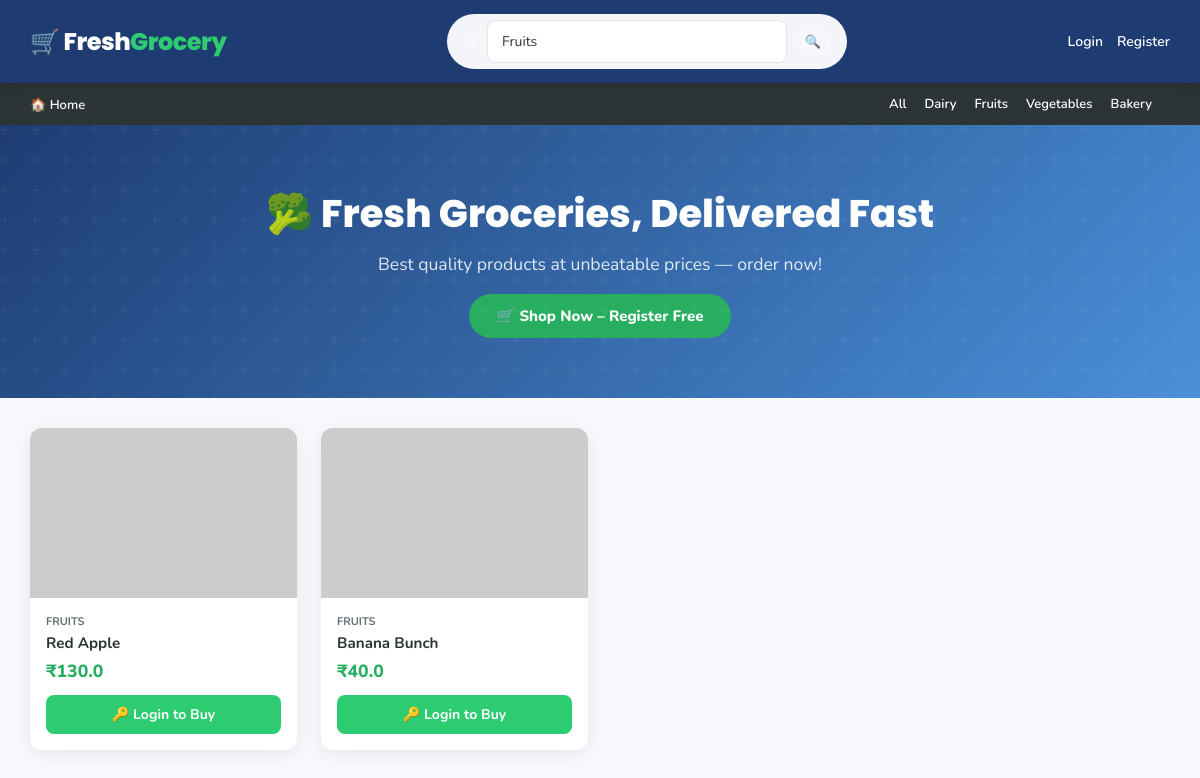
Screenshot of /search?q=Fruits with the database file from the repository.
### app.py (models this page shows)
class Product(db.Model):
    __tablename__ = 'products'
    id       = db.Column(db.Integer, primary_key=True)
    name     = db.Column(db.String(100))
    price    = db.Column(db.Float)
    category = db.Column(db.String(50))
    image    = db.Column(db.String(255))
    stock    = db.Column(db.Integer, default=100)

### app.py (the view)
@app.route('/search')
def search():
    q = request.args.get('q', '').strip()
    if q:
        products = Product.query.filter(
            db.or_(
                Product.name.ilike(f'%{q}%'),
                Product.category.ilike(f'%{q}%')
            )
        ).all()
    else:
        products = Product.query.all()
    has_order = False
    if session.get('user_id'):
        has_order = bool(Order.query.filter_by(user_id=session['user_id']).first())
    return render_template('home.html', products=products, has_order=has_order, search_query=q)

### app.py (called while the page is built)
@app.context_processor
def inject_user():
    user = None
    if session.get('user_id'):
        user = User.query.get(session['user_id'])
    return dict(user=user)

### templates/home.html (shortened to what this page needs)
<!DOCTYPE html>
<html lang="en">
<head>
<link rel="stylesheet" href="{{ url_for('static', filename='css/style.css') }}">
<link rel="stylesheet" href="https://cdnjs.cloudflare.com/ajax/libs/font-awesome/6.5.0/css/all.min.css">
</head>
<body>
<nav class="navbar">
  <div class="navbar-brand">🛒 Fresh<span>Grocery</span></div>
  <form class="navbar-search" action="/search" method="GET">
    <i class="fa fa-search" style="color:rgba(255,255,255,.5);"></i>
    <input type="text" name="q" placeholder="Search products..." value="{{ search_query or '' }}" autocomplete="off">
    <button type="submit" style="background:rgba(255,255,255,.2);border:none;color:white;padding:4px 10px;border-radius:15px;cursor:pointer;font-size:13px;font-weight:700;font-family:Nunito,sans-serif;">🔍</button>
  </form>
  <div class="nav-right">
    {% if user %}
      <span style="font-weight:700;">👤 {{ user.name }}</span>
      <a href="/orders">My Orders</a>
      <a href="#" onclick="openCart()" class="btn-cart">
        <i class="fa fa-shopping-cart"></i> Cart
      </a>
      <a href="/logout">Logout</a>
    {% else %}
      <a href="/login">Login</a>
      <a href="/register">Register</a>
    {% endif %}
  </div>
</nav>
<div class="categories">
  <div class="left-menu">
    <a href="/">🏠 Home</a>
  </div>
  <div class="right-menu">
    <a href="/">All</a>
    <a href="/search?q=Dairy">Dairy</a>
    <a href="/search?q=Fruits">Fruits</a>
    <a href="/search?q=Vegetables">Vegetables</a>
    <a href="/search?q=Bakery">Bakery</a>
  </div>
</div>
<div class="banner">
  <h1>🥦 Fresh Groceries, Delivered Fast</h1>
  <p>Best quality products at unbeatable prices — order now!</p>
  {% if not user %}
  <a href="/register" style="display:inline-block;margin-top:18px;padding:12px 28px;
     background:#27ae60;color:white;border-radius:30px;font-weight:800;font-size:15px;
     text-decoration:none;">🛒 Shop Now – Register Free</a>
  {% endif %}
</div>
<div class="products">
  {% for p in products %}
  <div class="card {% if p.stock == 0 %}oos{% endif %}">
    <img src="{{ url_for('static', filename='images/' + (p.image if p.image else 'default.png')) }}"
         alt="{{ p.name }}"
         onerror="this.src='https://via.placeholder.com/300x170/e8f5e9/27ae60?text=🥬'">
    <div class="card-body">
      <div style="font-size:11px;color:#636e72;font-weight:700;text-transform:uppercase;margin-bottom:4px;">
        {{ p.category or 'General' }}
      </div>
      <h3>{{ p.name }}</h3>
      <div class="price">₹{{ p.price }}</div>
      {% if user %}
        {% if p.stock > 0 %}
          <button onclick="addToCart({{ p.id }})">🛒 Add to Cart</button>
        {% else %}
          <button disabled style="background:#b2bec3;cursor:not-allowed;">Out of Stock</button>
        {% endif %}
      {% else %}
        <a href="/login"><button>🔑 Login to Buy</button></a>
      {% endif %}
    </div>
  </div>
  {% endfor %}
</div>
</body>
</html>

### static/css/style.css (style rules this page uses)
:root { --green: #2ecc71; --green-dark: #27ae60; --red: #e74c3c; --navy: #1e3c72; --navy-light: #2a5298; --orange: #f39c12; --bg: #f7f9fc; --white: #ffffff; --text: #2d3436; --muted: #636e72; --border: #dfe6e9; --shadow: 0 4px 20px rgba(0,0,0,.08); --shadow-md: 0 8px 30px rgba(0,0,0,.12); --radius: 12px; --radius-sm: 8px; }
* { box-sizing: border-box; margin: 0; padding: 0; }
body { font-family: 'Nunito', sans-serif; background: var(--bg); color: var(--text); min-height: 100vh; }
a { text-decoration: none; color: inherit; }
img { max-width: 100%; display: block; }
.navbar { display: flex; justify-content: space-between; align-items: center; padding: 14px 30px; background: var(--navy); color: var(--white); position: sticky; top: 0; z-index: 900; box-shadow: 0 2px 12px rgba(0,0,0,.2); }
.navbar-brand { font-size: 1.5rem; font-weight: 800; font-family: 'Poppins', sans-serif; letter-spacing: -.5px; }
.navbar-brand span { color: var(--green); }
.navbar-search { display: flex; align-items: center; background: rgba(255,255,255,.95); border-radius: 30px; padding: 6px 16px; gap: 8px; flex: 1; max-width: 400px; margin: 0 30px; }
.navbar-search input { color: #2d3436 !important; background: transparent; border: none; outline: none; color: white; font-size: 14px; width: 100%; font-family: 'Nunito', sans-serif; }
.navbar-search input::placeholder { color: rgba(255,255,255,.5); }
.nav-right { display: flex; align-items: center; gap: 14px; }
.nav-right a { color: var(--white); font-weight: 600; font-size: 14px; transition: opacity .2s; }
.categories { display: flex; justify-content: space-between; align-items: center; background: #2d3436; padding: 10px 30px; }
.categories a { color: white; font-size: 13px; font-weight: 600; margin-right: 18px; transition: color .2s; }
.right-menu { display: flex; align-items: center; }
.banner { background: linear-gradient(135deg, var(--navy) 0%, #4a90d9 100%); color: white; padding: 60px 30px; text-align: center; position: relative; overflow: hidden; }
.banner::before { content: ''; position: absolute; inset: 0; }
.banner h1 { font-size: 2.4rem; font-weight: 800; font-family: 'Poppins', sans-serif; position: relative; }
.banner p { margin-top: 10px; font-size: 1.1rem; opacity: .85; position: relative; }
.products { display: grid; grid-template-columns: repeat(auto-fill, minmax(220px, 1fr)); gap: 24px; padding: 30px; }
.card { background: var(--white); border-radius: var(--radius); overflow: hidden; box-shadow: var(--shadow); transition: transform .25s, box-shadow .25s; }
.card img { width: 100%; height: 170px; object-fit: cover; }
.card-body { padding: 16px; }
.card-body h3 { font-size: .95rem; font-weight: 700; margin-bottom: 6px; }
.price { font-size: 1.1rem; font-weight: 800; color: var(--green-dark); }
.card-body button { margin-top: 12px; background: var(--green); color: white; border: none; padding: 10px; width: 100%; border-radius: var(--radius-sm); cursor: pointer; font-size: 14px; font-weight: 700; font-family: 'Nunito', sans-serif; transition: background .2s; }
input[type="text"], input[type="email"], input[type="password"], input[type="number"], input[type="tel"], select, textarea { width: 100%; padding: 11px 14px; border: 1.5px solid var(--border); border-radius: var(--radius-sm); font-size: 14px; font-family: 'Nunito', sans-serif; transition: border-color .2s; outline: none; background: white; }

### rows the page displays
Product: category "FRUITS", name "Red Apple", price "130.0"
Product: category "FRUITS", name "Banana Bunch", price "40.0"
